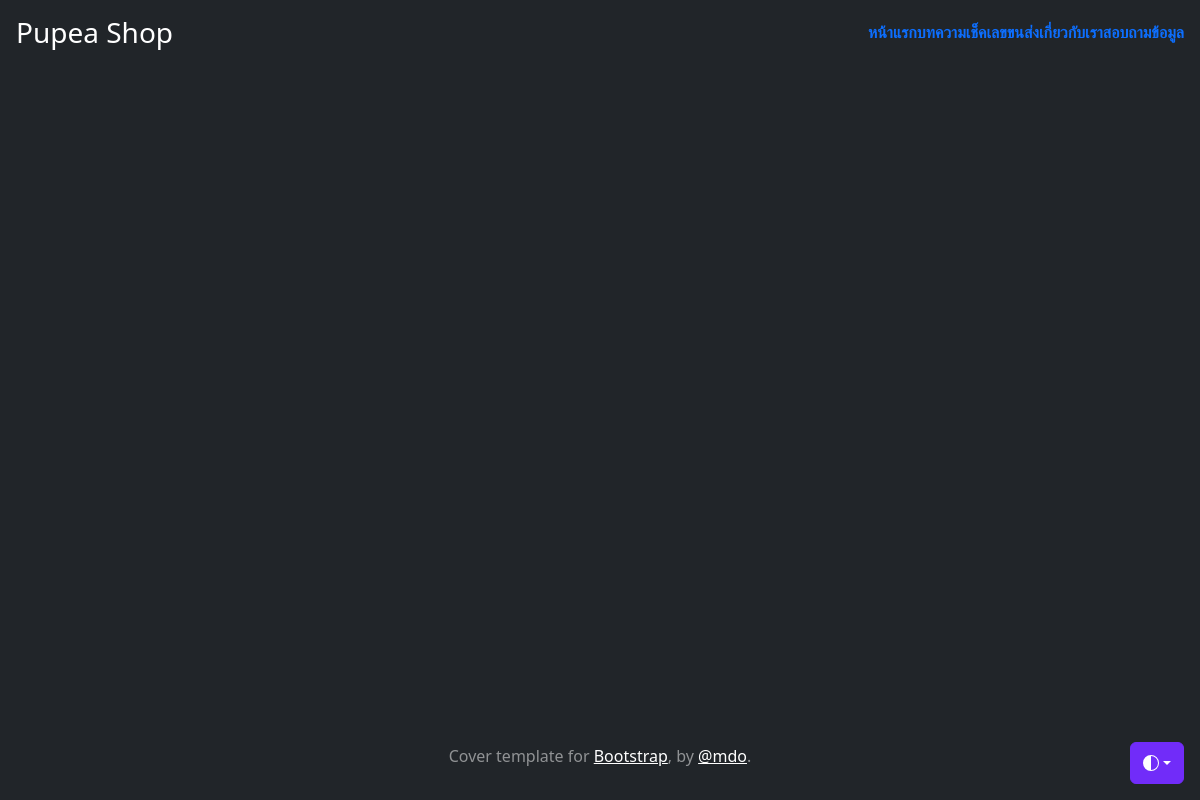
The page /blogs/ on the database as committed earlier.
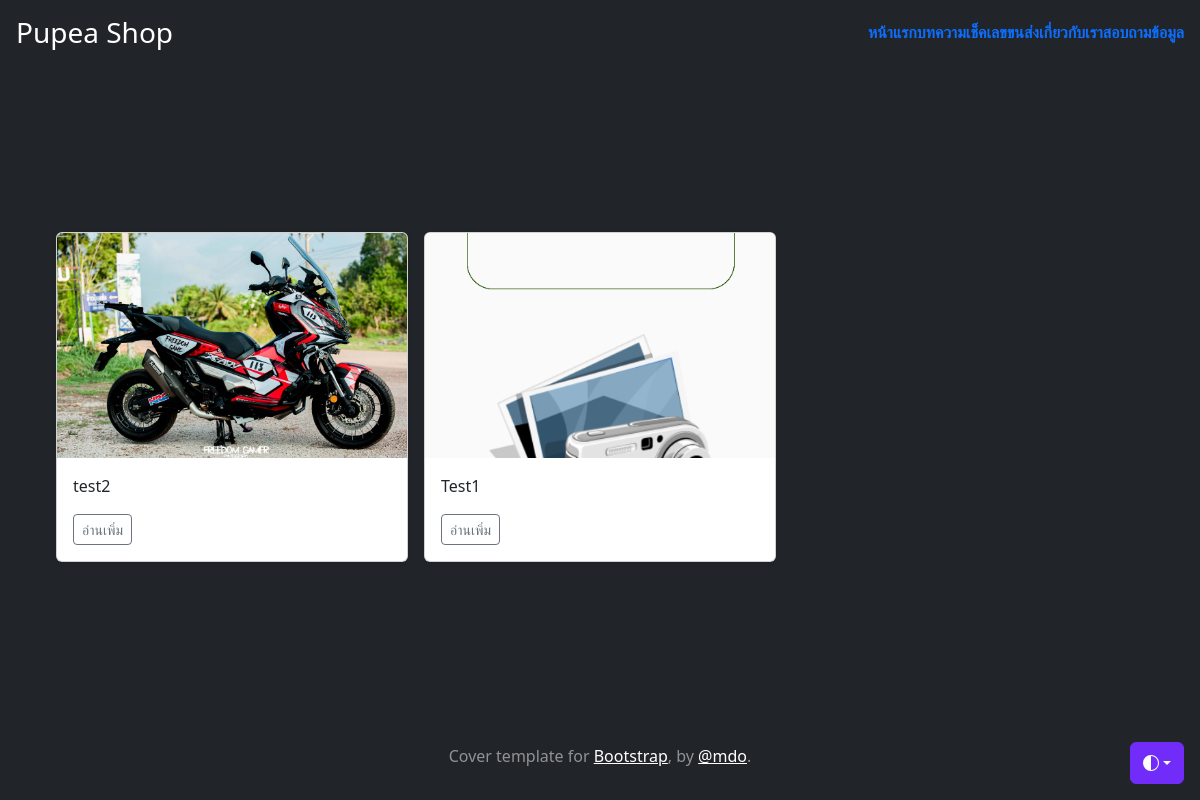
The same page on the database as committed later.
### myapp/models.py (models this page shows, shortened)
class Post(models.Model):
    author = models.ForeignKey(Author,on_delete=models.CASCADE, null=True,blank=True)
    title = models.CharField(max_length=200)
    description = models.TextField(max_length=200,null=True,blank=True)
    body = models.TextField(null=True,blank=True)
    images = models.ImageField(upload_to="post-image/",null=True,blank=True)
    date_created = models.DateTimeField(auto_now_add=True,null=True,blank=True)
    date_updated = models.DateTimeField(auto_now_add=True)
    slug = models.SlugField(unique=True, max_length=100,null=True,blank=True)
    tags = TaggableManager()

### myapp/views.py (the view)
# urls.py: path('blogs/', posts, name='post'),
def posts(request):
    posts = Post.objects.all().order_by('id').reverse()[:3]
    return render(request, 'myapp/blog.html',{'posts':posts})

### myapp/templates/myapp/blog.html (shortened to what this page needs)
{% extends 'myapp/base.html' %}
{% load static %}
{% block content %}
<main>
  <section class="py-5 text-center container">
    <div class="album py-5 bg-body-dark">
        <div class="container">
            <div class="row row-cols-1 row-cols-sm-2 row-cols-md-3 g-3 text-start">
                {% for post in posts %}
                <div class="col">
                    <div class="card shadow-sm">
                        {% if post.images %}
                        <img class="bd-placeholder-img card-img-top" width="100%" height="225" style="object-fit: cover;" src="{{ post.images.url }}"></img>
                        {% else %}
                        <img class="bd-placeholder-img card-img-top" width="100%" height="225" style="object-fit: cover;" src="{% static 'images/profile.jpg' %}"></img>
                        {% endif %}
                        <div class="card-body">
                            <p class="card-text">{{ post.title }}</p>
                            <div class="d-flex justify-content-between align-items-center">
                                <div class="btn-group">
                                  <a href="{% url 'post-detail' post.slug %}"> <button type="button" class="btn btn-sm btn-outline-secondary">อ่านเพิ่ม</button></a>
                                </div>
                            </div>
                        </div>
                    </div>
                </div>
                {% endfor %}
            </div>
        </div>
    </div>
</section>
  </main>
  {% endblock content %}

### myapp/templates/myapp/base.html (shortened to what this page needs)
<!doctype html>
<html lang="en" class="h-100" data-bs-theme="auto">
  <head><script src="https://getbootstrap.com/docs/5.3/assets/js/color-modes.js"></script>
    <link rel="stylesheet" href="https://cdn.jsdelivr.net/npm/@docsearch/css@3">
<link href="https://getbootstrap.com/docs/5.3/dist/css/bootstrap.min.css" rel="stylesheet">
    <link href="https://getbootstrap.com/docs/5.3/examples/cover/cover.css" rel="stylesheet">
  </head>
  <body class="d-flex h-100 text-center text-bg-dark">
    <div class="dropdown position-fixed bottom-0 end-0 mb-3 me-3 bd-mode-toggle">
      <button class="btn btn-bd-primary py-2 dropdown-toggle d-flex align-items-center"
              id="bd-theme"
              type="button"
              aria-expanded="false"
              data-bs-toggle="dropdown"
              aria-label="Toggle theme (auto)">
        <svg class="bi my-1 theme-icon-active" width="1em" height="1em"><use href="#circle-half"></use></svg>
      </button>
    </div>
<div class="cover-container d-flex w-100 h-100 p-3 mx-auto flex-column">
  {% include "myapp/navbar.html" %}
  <main class="px-3">
    {% block content %}
    {% endblock content %}
  </main>
  <footer class="mt-auto text-white-50">
    <p>Cover template for <a href="https://getbootstrap.com/" class="text-white">Bootstrap</a>, by <a href="https://twitter.com/mdo" class="text-white">@mdo</a>.</p>
  </footer>
</div>
    </body>
</html>

### myapp/templates/myapp/navbar.html (shortened to what this page needs)
<header class="mb-auto">
    <div>
      <h3 class="float-md-start mb-0">Pupea Shop</h3>
      <nav class="nav nav-masthead justify-content-center float-md-end">
        <a class="nav-link fw-bold py-1 px-0" href="{% url 'home' %}">หน้าแรก</a>
        <a class="nav-link fw-bold py-1 px-0" href="{% url 'post' %}">บทความ</a>
        <a class="nav-link fw-bold py-1 px-0" href="{% url 'track' %}">เช็คเลขขนส่ง</a>
        <a class="nav-link fw-bold py-1 px-0" href="{% url 'about' %}">เกี่ยวกับเรา</a>
        <a class="nav-link fw-bold py-1 px-0" href="{% url 'ask' %}">สอบถามข้อมูล</a>
      </nav>
    </div>
  </header>

### myapp/templates/myapp/base.html (style rules this page uses)
.bd-placeholder-img { font-size: 1.125rem; text-anchor: middle; -webkit-user-select: none; -moz-user-select: none; user-select: none; }
.bi { vertical-align: -.125em; fill: currentColor; }
.btn-bd-primary { --bd-violet-bg: #712cf9; --bd-violet-rgb: 112.520718, 44.062154, 249.437846; --bs-btn-font-weight: 600; --bs-btn-color: var(--bs-white); --bs-btn-bg: var(--bd-violet-bg); --bs-btn-border-color: var(--bd-violet-bg); --bs-btn-hover-color: var(--bs-white); --bs-btn-hover-bg: #6528e0; --bs-btn-hover-border-color: #6528e0; --bs-btn-focus-shadow-rgb: var(--bd-violet-rgb); --bs-btn-active-color: var(--bs-btn-hover-color); --bs-btn-active-bg: #5a23c8; --bs-btn-active-border-color: #5a23c8; }
.bd-mode-toggle { z-index: 1500; }

Rows that differ between the two databases and show on the page:
added Post: images (picture), title "test2"
added Post: images (picture), title "Test1"
